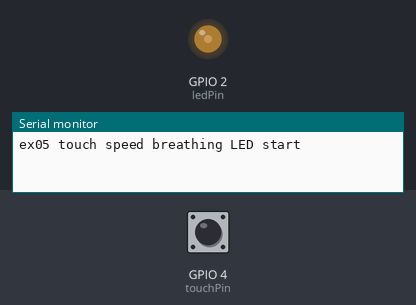
Recording of a sketch running on a simulated ESP32. Parts: output pins drawn as LEDs (lit = HIGH), the last lines printed to the serial monitor. The test bench sets the inputs (shaded band); at power-on: GPIO 4 (touchPin) HIGH.

Above: at 1.2 s.
1.3 s: GPIO 4 (touchPin) pulled LOW for 0.15 s
At 1.65 s:
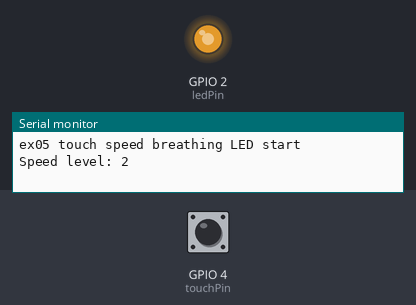
4.4 s: GPIO 4 (touchPin) pulled LOW for 1 s
At 4.67 s:
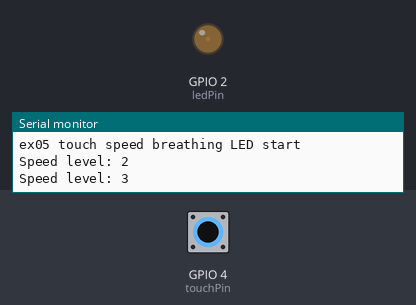
Timing chart, 0 to 13.5 s (numbered marks = the images above; inputs shaded):
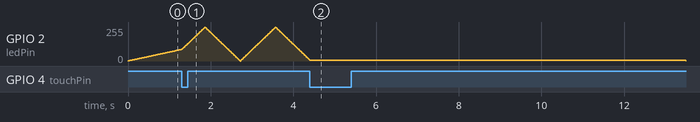

The sketch:

ex05.ino
```cpp
// ex05：多档位触摸调速呼吸灯
// 适用于新版 ESP32 Arduino Core

const int ledPin = 2;
const int touchPin = 4;

int threshold = 30;

int speedLevel = 1;          // 速度档位：1、2、3
bool lastTouched = false;

unsigned long lastTriggerTime = 0;
const unsigned long debounceDelay = 300;

// PWM参数
const int pwmFreq = 5000;
const int pwmResolution = 8; // 8位，范围0~255

int brightness = 0;
int fadeDirection = 1;

void setup() {
  Serial.begin(115200);

  // 新版 ESP32 PWM 写法
  ledcAttach(ledPin, pwmFreq, pwmResolution);

  Serial.println("ex05 touch speed breathing LED start");
}

void loop() {
  handleTouch();
  updateBreathingLED();
}

void handleTouch() {
  int touchValue = touchRead(touchPin);
  bool currentTouched = touchValue < threshold;

  if (currentTouched && !lastTouched) {
    unsigned long now = millis();

    if (now - lastTriggerTime > debounceDelay) {
      speedLevel++;

      if (speedLevel > 3) {
        speedLevel = 1;
      }

      Serial.print("Speed level: ");
      Serial.println(speedLevel);

      lastTriggerTime = now;
    }
  }

  lastTouched = currentTouched;
}

void updateBreathingLED() {
  int stepValue;
  int delayTime;

  if (speedLevel == 1) {
    stepValue = 1;
    delayTime = 15;
  } else if (speedLevel == 2) {
    stepValue = 3;
    delayTime = 10;
  } else {
    stepValue = 6;
    delayTime = 5;
  }

  brightness += fadeDirection * stepValue;

  if (brightness >= 255) {
    brightness = 255;
    fadeDirection = -1;
  }

  if (brightness <= 0) {
    brightness = 0;
    fadeDirection = 1;
  }

  // 新版 ESP32 PWM 写法
  ledcWrite(ledPin, brightness);

  delay(delayTime);
}
```
